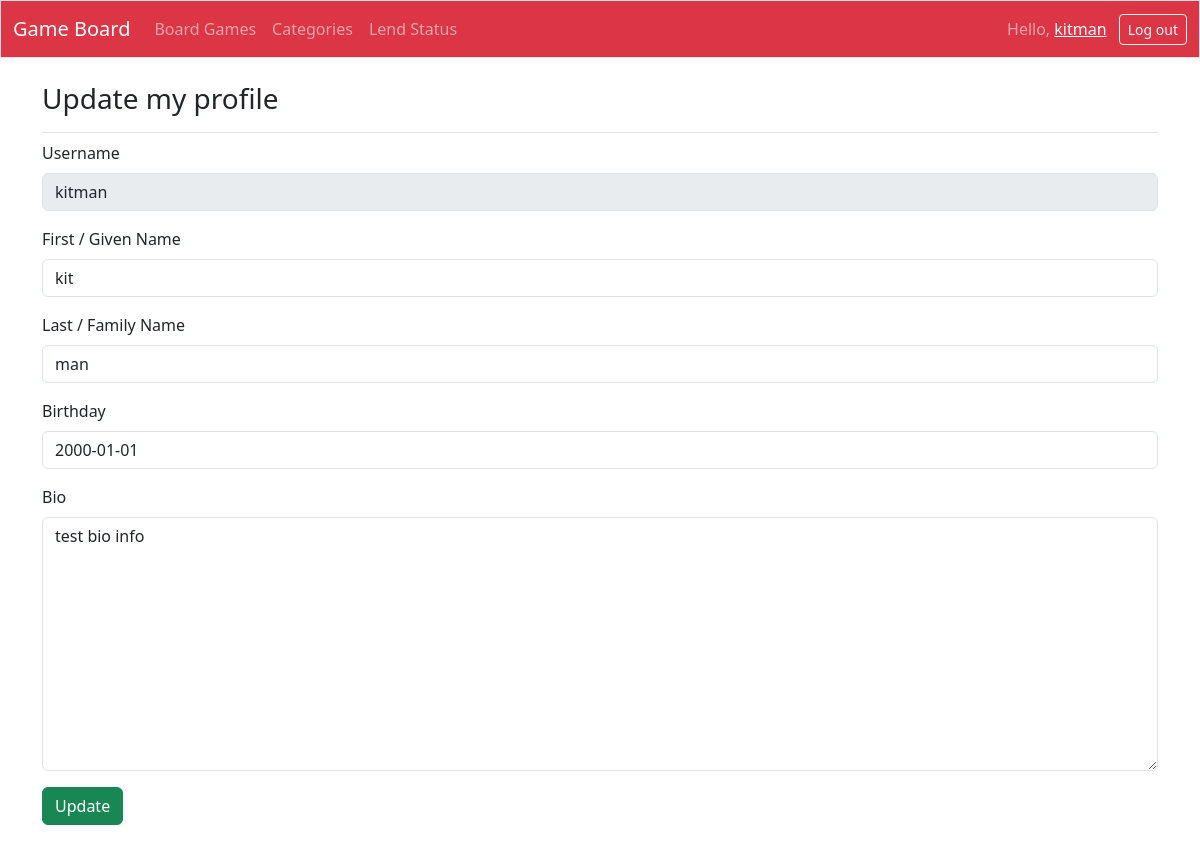
The page /update_profile/ (signed in) on the database its author committed.
### game_board/models.py (models this page shows, shortened)
class Profile(models.Model):
    class Lend_Limit(models.IntegerChoices):
        Zero = 0
        One = 1
        Two = 2
        Three = 3
    user = models.OneToOneField(User, unique=True, on_delete=models.CASCADE)
    username = models.CharField(max_length=50, blank=True)
    firstname = models.CharField(max_length=50, blank=True)
    lastname = models.CharField(max_length=50, blank=True)
    bio = models.TextField(blank=True)
    birthday = models.DateField(blank=True, null=True)
    lend_limit_status = models.PositiveSmallIntegerField(
        choices=Lend_Limit.choices, default=Lend_Limit.Zero
    )

### game_board/views.py (the view, shortened to what this page needs)
# urls.py: path("update_profile/", views.update_profile, name="update_profile"),
@login_required
def update_profile(request):
    profile = request.user.profile
    if request.method != "POST":
        form = ProfileForm(instance=profile)
    context = {"profile": profile, "form": form}
    return render(request, "game_board/update_profile.html", context)

### game_board/forms.py
class ProfileForm(forms.ModelForm):
    def __init__(self, *args, **kwargs):
        super().__init__(*args, **kwargs)
        self.fields["username"].disabled = True
    class Meta:
        model = Profile
        fields = [
            "username",
            "firstname",
            "lastname",
            "birthday",
            "bio",
        ]
        labels = {
            "username": "Username",
            "firstname": "First / Given Name",
            "lastname": "Last / Family Name",
            "birthday": "Birthday",
            "bio": "Bio",
        }

### game_board/templates/game_board/update_profile.html (shortened to what this page needs)
{% extends 'game_board/base.html' %}
{% load django_bootstrap5 %}
{% block page_header %}
<h3>Update my profile</h3>
{% endblock page_header %}
{% block content %}
    <form action="{% url 'game_board:update_profile' %}" method="post">
        {% bootstrap_form form %}
        <button class="btn btn-success" type="submit" value="Update Profile">Update</button>
    </form>
{% endblock content %}

### game_board/templates/game_board/base.html (shortened to what this page needs)
<!doctype html>
<html lang="en">
<head>
    {% load django_bootstrap5 %}
    {% bootstrap_css %}
    <link rel="stylesheet" href="https://cdn.jsdelivr.net/npm/bootstrap-icons@1.11.1/font/bootstrap-icons.css">
</head>
<body>
    <nav class="navbar navbar-expand-md navbar-dark bg-danger mb-4 border">
        <div class="container-fluid">
            <a class="navbar-brand" href="{% url 'game_board:index' %}">Game Board</a>
            <div class="collapse navbar-collapse" id="navbarCollapse">
                <ul class="navbar-nav me-auto mb-2 mb-md-0">
                    <li class="nav-item">
                        {% url 'game_board:boardgames' as url %}
                        <a class="nav-link {% if request.path == url %}active{% endif %}" href="{{ url }}">Board Games</a>
                    </li>
                    <li class="nav-item">
                        {% url 'game_board:categories' as url %}
                        <a class="nav-link {% if request.path == url %}active{% endif %}" href="{{ url }}">Categories</a>
                    </li>
                    <li class="nav-item">
                        {% url 'game_board:lendstatics' as url %}
                        <a class="nav-link {% if request.path == url %}active{% endif %}" href="{{ url }}">Lend Status</a>
                    </li>
                </ul>
                <ul class="navbar-nav ms-auto mb-2 mb-md-0">
                    {% if user.is_authenticated %}
                    <li><span class="navbar-text me-2">
                        Hello, <a href="{% url 'game_board:profile' %}">{{ user.username }}</a>&nbsp;
                    </span></li>
                    {% endif %}
                </ul>
                {% if user.is_authenticated %}
                    <form action="{% url 'accounts:logout' %}" method="post">
                        <button name="submit" class="btn btn-outline-light btn-sm">Log out</button>
                    </form>
                {% endif %}
            </div>
        </div>
    </nav>
    <main class="container">
        <div class="pb-2 mb-2 border-bottom">
            {% block page_header %}{% endblock page_header %}
        </div>
        <div>
            {% block content %}{% endblock content %}
        </div>
    </main>
</body>
</html>

### rows shown on the page
Profile: username "kitman", firstname "kit", lastname "man", birthday "2000-01-01", bio "test bio info"

### other values the page prints
{{ user.username }} "kitman"
